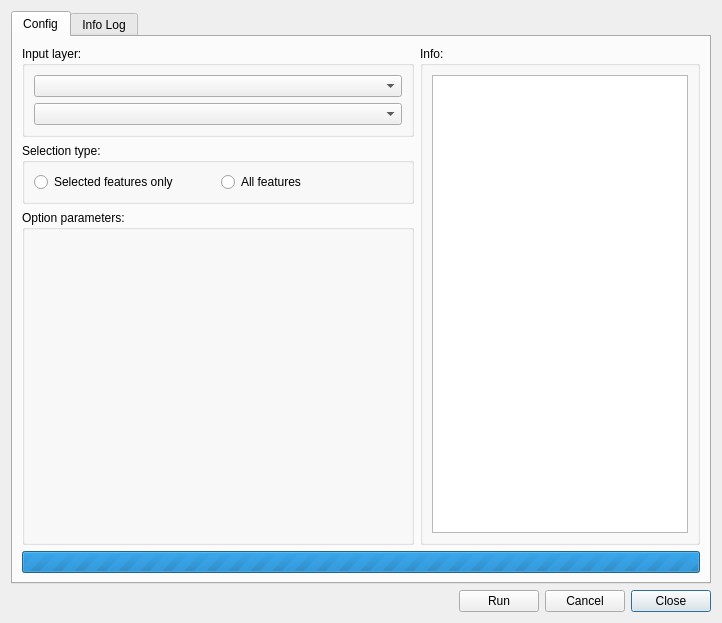
<?xml version="1.0" encoding="UTF-8"?>
<ui version="4.0">
 <class>dlg_toolbox_manager</class>
 <widget class="QDialog" name="dlg_toolbox_manager">
  <property name="geometry">
   <rect>
    <x>0</x>
    <y>0</y>
    <width>722</width>
    <height>623</height>
   </rect>
  </property>
  <property name="windowTitle">
   <string/>
  </property>
  <layout class="QGridLayout" name="gridLayout_5">
   <item row="1" column="0">
    <layout class="QGridLayout" name="lyt_buttons">
     <item row="1" column="1">
      <spacer name="horizontalSpacer">
       <property name="orientation">
        <enum>Qt::Horizontal</enum>
       </property>
       <property name="sizeHint" stdset="0">
        <size>
         <width>40</width>
         <height>20</height>
        </size>
       </property>
      </spacer>
     </item>
     <item row="1" column="4">
      <widget class="QPushButton" name="btn_close">
       <property name="text">
        <string>Close</string>
       </property>
      </widget>
     </item>
     <item row="1" column="3">
      <widget class="QPushButton" name="btn_cancel">
       <property name="text">
        <string>Cancel</string>
       </property>
      </widget>
     </item>
     <item row="1" column="2">
      <widget class="QPushButton" name="btn_run">
       <property name="text">
        <string>Run</string>
       </property>
      </widget>
     </item>
     <item row="1" column="0">
      <widget class="QLabel" name="lbl_time">
       <property name="text">
        <string/>
       </property>
      </widget>
     </item>
    </layout>
   </item>
   <item row="0" column="0">
    <widget class="QTabWidget" name="mainTab">
     <property name="currentIndex">
      <number>0</number>
     </property>
     <widget class="QWidget" name="tab_config">
      <attribute name="title">
       <string>Config</string>
      </attribute>
      <layout class="QGridLayout" name="gridLayout">
       <item row="4" column="0" colspan="2">
        <widget class="QProgressBar" name="progressBar">
         <property name="maximum">
          <number>0</number>
         </property>
         <property name="value">
          <number>-1</number>
         </property>
         <property name="textVisible">
          <bool>true</bool>
         </property>
         <property name="format">
          <string>%p%</string>
         </property>
        </widget>
       </item>
       <item row="1" column="1" rowspan="3">
        <widget class="QGroupBox" name="groupBox">
         <property name="title">
          <string>Info:</string>
         </property>
         <layout class="QVBoxLayout" name="verticalLayout">
          <item>
           <widget class="QTextEdit" name="txt_info">
            <property name="sizePolicy">
             <sizepolicy hsizetype="Preferred" vsizetype="Preferred">
              <horstretch>0</horstretch>
              <verstretch>0</verstretch>
             </sizepolicy>
            </property>
           </widget>
          </item>
         </layout>
        </widget>
       </item>
       <item row="2" column="0">
        <widget class="QGroupBox" name="grb_selection_type">
         <property name="title">
          <string>Selection type:</string>
         </property>
         <layout class="QHBoxLayout" name="horizontalLayout">
          <item>
           <widget class="QRadioButton" name="rbt_previous">
            <property name="sizePolicy">
             <sizepolicy hsizetype="Expanding" vsizetype="Fixed">
              <horstretch>0</horstretch>
              <verstretch>0</verstretch>
             </sizepolicy>
            </property>
            <property name="text">
             <string>Selected features only</string>
            </property>
           </widget>
          </item>
          <item>
           <widget class="QRadioButton" name="rbt_layer">
            <property name="sizePolicy">
             <sizepolicy hsizetype="Expanding" vsizetype="Fixed">
              <horstretch>0</horstretch>
              <verstretch>0</verstretch>
             </sizepolicy>
            </property>
            <property name="text">
             <string>All features</string>
            </property>
           </widget>
          </item>
         </layout>
        </widget>
       </item>
       <item row="1" column="0">
        <widget class="QGroupBox" name="grb_input_layer">
         <property name="title">
          <string>Input layer:</string>
         </property>
         <layout class="QGridLayout" name="gridLayout_4">
          <item row="0" column="0">
           <widget class="QComboBox" name="cmb_feature_type"/>
          </item>
          <item row="1" column="0">
           <widget class="QComboBox" name="cmb_layers">
            <property name="sizePolicy">
             <sizepolicy hsizetype="Preferred" vsizetype="Preferred">
              <horstretch>0</horstretch>
              <verstretch>0</verstretch>
             </sizepolicy>
            </property>
           </widget>
          </item>
         </layout>
        </widget>
       </item>
       <item row="3" column="0">
        <widget class="QGroupBox" name="grb_parameters">
         <property name="title">
          <string>Option parameters:</string>
         </property>
         <layout class="QGridLayout" name="gridLayout_3">
          <item row="0" column="0">
           <layout class="QGridLayout" name="grl_option_parameters" rowstretch="0" columnstretch="0"/>
          </item>
          <item row="1" column="0">
           <spacer name="verticalSpacer">
            <property name="orientation">
             <enum>Qt::Vertical</enum>
            </property>
            <property name="sizeHint" stdset="0">
             <size>
              <width>20</width>
              <height>40</height>
             </size>
            </property>
           </spacer>
          </item>
         </layout>
        </widget>
       </item>
      </layout>
     </widget>
     <widget class="QWidget" name="tab_loginfo">
      <attribute name="title">
       <string>Info Log</string>
      </attribute>
      <layout class="QGridLayout" name="gridLayout_2">
       <item row="0" column="0">
        <widget class="QTextEdit" name="txt_infolog"/>
       </item>
      </layout>
     </widget>
    </widget>
   </item>
  </layout>
 </widget>
 <resources/>
 <connections/>
</ui>
